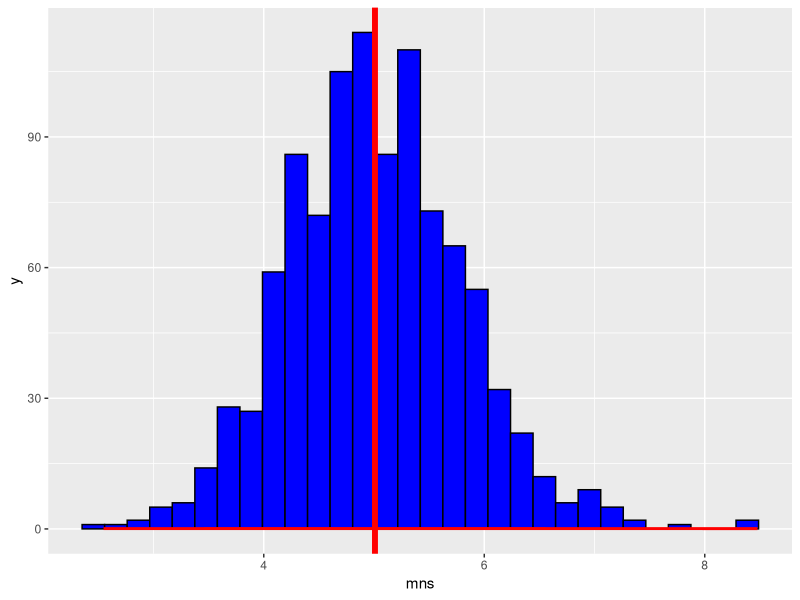
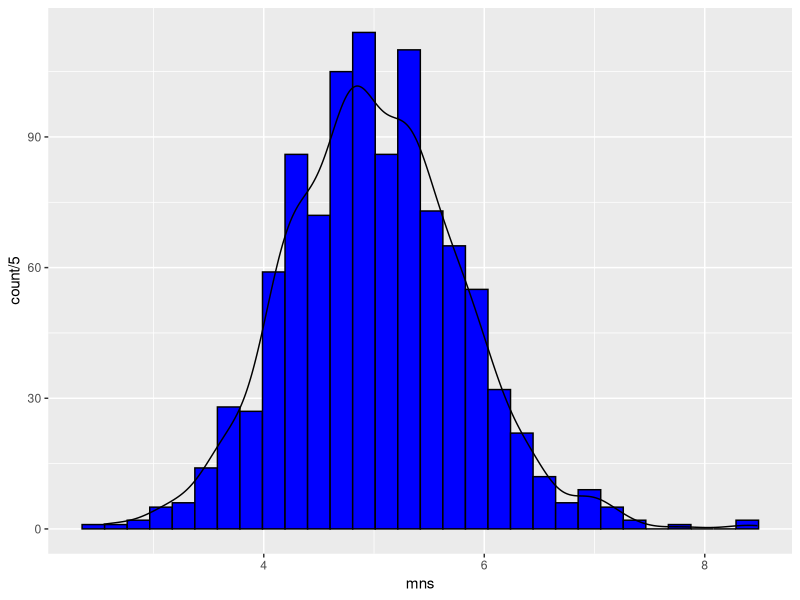
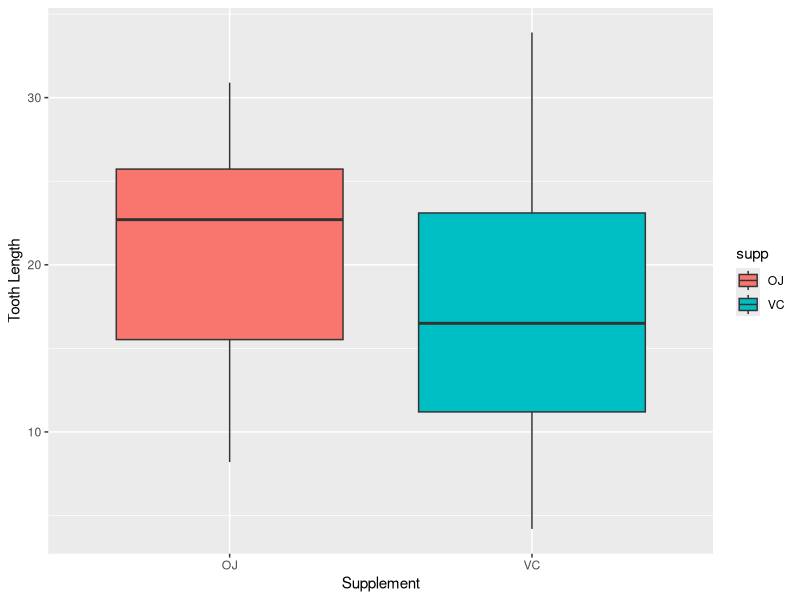
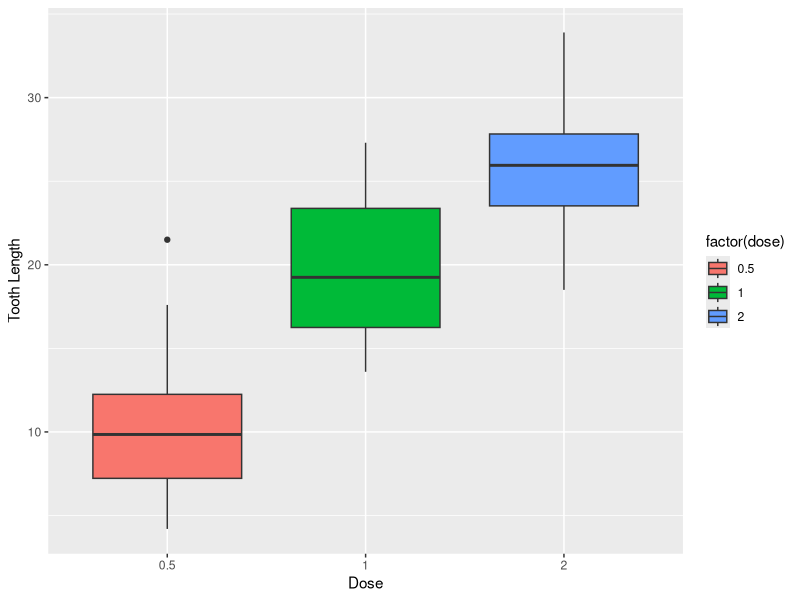
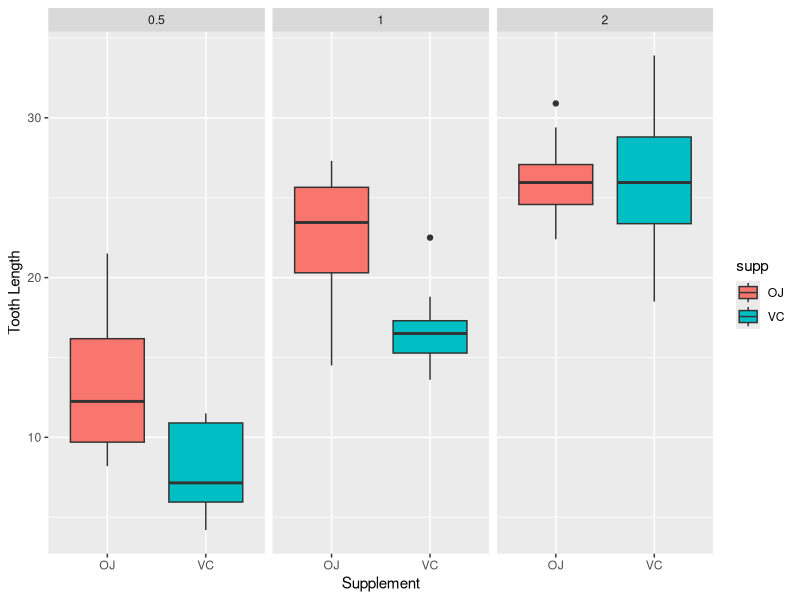

The R script that drew these images, in order:
## ---- chunk 1
knitr::opts_chunk$set(echo = TRUE)
library(ggplot2)
## ---- chunk 2
set.seed(2021)
lambda <- 0.2
n_obs <- 40
mns = NULL
for (i in 1 : 1000) mns = c(mns, mean(rexp(n_obs, lambda)))

str(mns)
summary(mns)

stdvs = NULL
for (i in 1 : 1000) stdvs = c(stdvs, sqrt(var(rexp(n_obs, lambda))))

str(stdvs)
summary(stdvs)

## ---- chunk 3

#plot histogram with mean as red line
g<- ggplot(data.frame(data = mns), aes(x=mns)) + geom_histogram(color="black", fill= "blue") +geom_vline(aes(xintercept = mean(mns)),col='red',size=2)+
  stat_function(fun = dnorm, args = list(mean = 5 , sd = 5), colour = "red", size=1)
g

## ---- chunk 4
#theoretical standard deviation
1/lambda/sqrt(n_obs)

#observed standard deviation
sd(mns)

#theoretical variance
(1/lambda/sqrt(n_obs))^2
  
#observed variance  
sd(mns)^2 


## ---- chunk 5

#plot histogram with smoothed distribution and normal
g<- ggplot(data.frame(data = mns), aes(x=mns)) + geom_histogram(color="black", fill= "blue")+ 
 geom_density(aes(y=..count../5))  
 # stat_function(fun = dnorm, args = list(mean = 5 , sd = 5), colour = "red", size=1)
g

## ---- chunk 6
#load tooth growth data
data("ToothGrowth")

#look at summaries of the data
head(ToothGrowth)
summary(ToothGrowth)
str(ToothGrowth)

#plot it
g1 <- ggplot(aes(x = supp, y = len), data = ToothGrowth) +
  geom_boxplot(aes(fill = supp))+labs(x="Supplement",y="Tooth Length")
g1

g2<-ggplot(aes(x = factor(dose), y = len), data = ToothGrowth) + 
    geom_boxplot(aes(fill = factor(dose)))+labs(x="Dose",y="Tooth Length")
g2

g3<- ggplot(aes(x = supp, y = len), data = ToothGrowth) +
    geom_boxplot(aes(fill = supp)) + facet_wrap(~ dose)+labs(x="Supplement",y="Tooth Length")
g3



## ---- chunk 7
t.test(len ~ supp, data = ToothGrowth)
t.test(len ~ dose, data = subset(ToothGrowth, ToothGrowth$dose %in% c(0.5, 1.0)))
t.test(len ~ dose, data = subset(ToothGrowth, ToothGrowth$dose %in% c(0.5, 2.0)))
t.test(len ~ dose, data = subset(ToothGrowth, ToothGrowth$dose %in% c(2.0, 1.0)))

